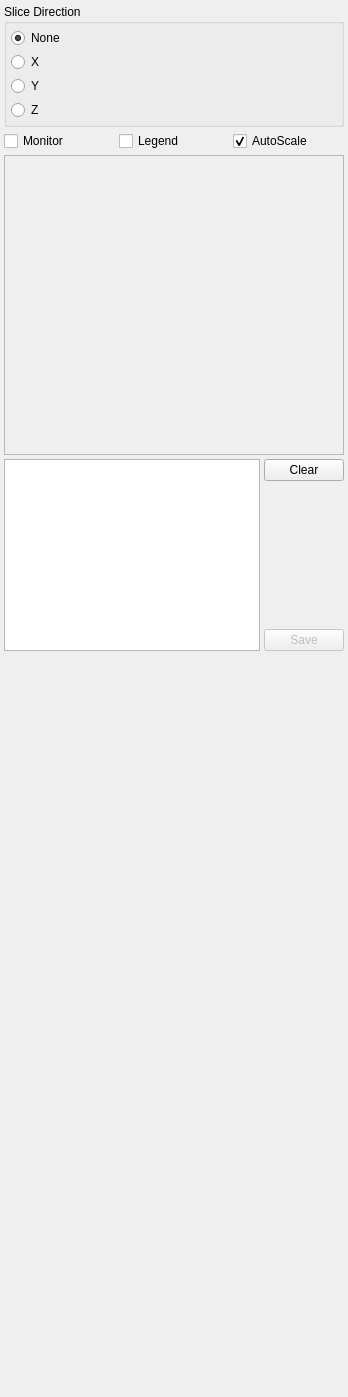
          <widget class="QWidget" name="AnalyseTab">
           <attribute name="title">
            <string>Analyse</string>
           </attribute>
           <layout class="QVBoxLayout" name="verticalLayout_7">
            <property name="spacing">
             <number>4</number>
            </property>
            <property name="margin">
             <number>4</number>
            </property>
            <item>
             <widget class="QGroupBox" name="SliceGroup">
              <property name="title">
               <string>Slice Direction</string>
              </property>
              <layout class="QVBoxLayout" name="verticalLayout_30">
               <property name="spacing">
                <number>4</number>
               </property>
               <property name="margin">
                <number>4</number>
               </property>
               <item>
                <widget class="QRadioButton" name="AnalyseSliceNoneRadio">
                 <property name="text">
                  <string>None</string>
                 </property>
                 <property name="checked">
                  <bool>true</bool>
                 </property>
                </widget>
               </item>
               <item>
                <widget class="QRadioButton" name="AnalyseSliceXRadio">
                 <property name="text">
                  <string>X</string>
                 </property>
                </widget>
               </item>
               <item>
                <widget class="QRadioButton" name="AnalyseSliceYRadio">
                 <property name="text">
                  <string>Y</string>
                 </property>
                </widget>
               </item>
               <item>
                <widget class="QRadioButton" name="AnalyseSliceZRadio">
                 <property name="text">
                  <string>Z</string>
                 </property>
                </widget>
               </item>
              </layout>
             </widget>
            </item>
            <item>
             <layout class="QHBoxLayout" name="horizontalLayout_40">
              <item>
               <widget class="QCheckBox" name="AnalyseSurfaceSliceMonitorCheck">
                <property name="text">
                 <string>Monitor</string>
                </property>
               </widget>
              </item>
              <item>
               <widget class="QCheckBox" name="AnalyseSurfaceSliceShowLegendCheck">
                <property name="text">
                 <string>Legend</string>
                </property>
               </widget>
              </item>
              <item>
               <widget class="QCheckBox" name="AnalyseSurfaceSliceAutoScaleCheck">
                <property name="text">
                 <string>AutoScale</string>
                </property>
                <property name="checked">
                 <bool>true</bool>
                </property>
               </widget>
              </item>
             </layout>
            </item>
            <item>
             <widget class="QFrame" name="AnalyseSurfaceSliceGraphFrame">
              <property name="sizePolicy">
               <sizepolicy hsizetype="Expanding" vsizetype="Expanding">
                <horstretch>0</horstretch>
                <verstretch>0</verstretch>
               </sizepolicy>
              </property>
              <property name="minimumSize">
               <size>
                <width>0</width>
                <height>300</height>
               </size>
              </property>
              <property name="frameShape">
               <enum>QFrame::StyledPanel</enum>
              </property>
              <property name="frameShadow">
               <enum>QFrame::Sunken</enum>
              </property>
              <layout class="QHBoxLayout" name="horizontalLayout_38">
               <property name="spacing">
                <number>2</number>
               </property>
               <property name="margin">
                <number>2</number>
               </property>
               <item>
                <widget class="PlotWidget" name="AnalyseSurfaceSliceGraph" native="true"/>
               </item>
              </layout>
             </widget>
            </item>
            <item>
             <layout class="QHBoxLayout" name="horizontalLayout_41">
              <item>
               <widget class="QListWidget" name="AnalyseSurfaceSliceList"/>
              </item>
              <item>
               <layout class="QVBoxLayout" name="verticalLayout_24">
                <item>
                 <widget class="QPushButton" name="AnalyseSurfaceSliceClearButton">
                  <property name="text">
                   <string>Clear</string>
                  </property>
                 </widget>
                </item>
                <item>
                 <spacer name="verticalSpacer_5">
                  <property name="orientation">
                   <enum>Qt::Vertical</enum>
                  </property>
                  <property name="sizeHint" stdset="0">
                   <size>
                    <width>20</width>
                    <height>40</height>
                   </size>
                  </property>
                 </spacer>
                </item>
                <item>
                 <widget class="QPushButton" name="AnalyseSurfaceSliceSaveButton">
                  <property name="enabled">
                   <bool>false</bool>
                  </property>
                  <property name="text">
                   <string>Save</string>
                  </property>
                 </widget>
                </item>
               </layout>
              </item>
             </layout>
            </item>
            <item>
             <spacer name="verticalSpacer_4">
              <property name="orientation">
               <enum>Qt::Vertical</enum>
              </property>
              <property name="sizeHint" stdset="0">
               <size>
                <width>20</width>
                <height>742</height>
               </size>
              </property>
             </spacer>
            </item>
           </layout>
          </widget>
